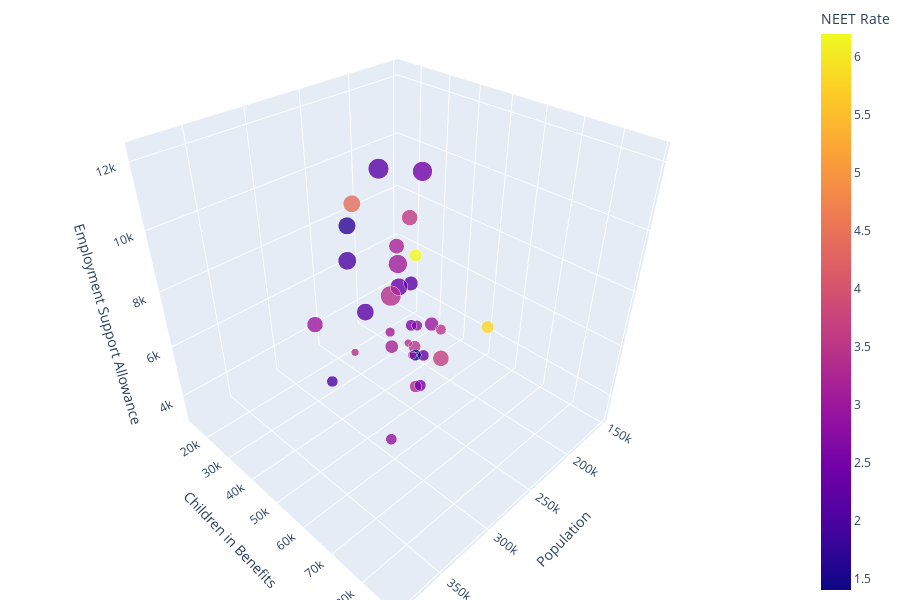

Notebook cell for this chart:
### Code cell
import plotly.express as px
import numpy as np


fig = px.scatter_3d(main_df,
        x='Population',
        y='Children in Benefits',
        z='Employment Support Allowance',
#         mode='markers',
            size='Population Density 2017',
            color="NEET Rate",                # set color to an array/list of desired values
            opacity=0.8

)

# tight layout
fig.update_layout(margin=dict(l=0, r=0, b=0, t=0))
fig.show()

### Figure 1 — Plotly figure (JSON) as saved in the notebook; plotly's stock layout.template omitted (floating-point values rounded to 4 significant figures)
{"data": [{"hoverlabel": {"namelength": 0}, "hovertemplate": "Population=%{x}<br>Children in Benefits=%{y}<br>Employment Support Allowance=%{z}<br>Population Density 2017=%{marker.size}<br>NEET Rate=%{marker.color}", "legendgroup": "", "marker": {"color": [4.4, 1.7, 2.4, 3.1, 3, 2.5, 3.7, 3.4, 3.6, 2.2, 3.2, 2.2, 2, 2.8, 6.2, 5.8, 3.4, 3.3, 3, 3.5, 3.4, 2.9, 2.6, 3.5, 2.4, 2, 2.2, 3.2, 1.4, 2.8, 2.5, 3.1], "coloraxis": "coloraxis", "opacity": 0.8, "size": [111.3, 112.7, 113, 131.1, 93.7, 144, 94.7, 153.7, 93.9, 155.6, 86.3, 108.9, 122.7, 40.3, 59.2, 57.9, 22.6, 53.9, 71.2, 41.2, 21.8, 44.7, 47.1, 55.3, 46.2, 44.9, 76.8, 63.3, 50, 26, 49, 34.4], "sizemode": "area", "sizeref": 0.389, "symbol": "circle"}, "mode": "markers", "name": "", "scene": "scene", "showlegend": false, "type": "scatter3d", "x": [251100.0, 243300.0, 183500.0, 152300.0, 326100.0, 276900.0, 352400.0, 308300.0, 266400.0, 233800.0, 303200.0, 312700.0, 322900.0, 243800.0, 281900.0, 214200.0, 255800.0, 302200.0, 274700.0, 332400.0, 325300.0, 380800.0, 172900.0, 208000.0, 202800.0, 384600.0, 330400.0, 343800.0, 249500.0, 299900.0, 271700.0, 196100.0], "y": [29260, 24100, 24065, 13535, 42420, 60475, 88230, 61615, 53880, 33140, 61730, 55135, 53710, 49915, 60535, 64945, 50620, 67390, 63650, 82435, 55920, 85440, 26120, 38290, 40330, 71350, 74190, 73500, 51210, 65520, 59765, 24340], "z": [9600, 8480, 5040, 4900, 7500, 12240, 10150, 9280, 10520, 10670, 10660, 8460, 10150, 6230, 9970, 6530, 5850, 6520, 7820, 10090, 7430, 8360, 3210, 3800, 3430, 9020, 10790, 9250, 5280, 7440, 5220, 3260]}], "layout": {"coloraxis": {"colorbar": {"title": {"text": "NEET Rate"}}, "colorscale": [[0, "#0d0887"], [0.1111, "#46039f"], [0.2222, "#7201a8"], [0.3333, "#9c179e"], [0.4444, "#bd3786"], [0.5556, "#d8576b"], [0.6667, "#ed7953"], [0.7778, "#fb9f3a"], [0.8889, "#fdca26"], [1, "#f0f921"]]}, "height": 600, "legend": {"itemsizing": "constant", "tracegroupgap": 0}, "margin": {"b": 0, "l": 0, "r": 0, "t": 0}, "scene": {"domain": {"x": [0, 1], "y": [0, 1]}, "xaxis": {"title": {"text": "Population"}}, "yaxis": {"title": {"text": "Children in Benefits"}}, "zaxis": {"title": {"text": "Employment Support Allowance"}}}}}
